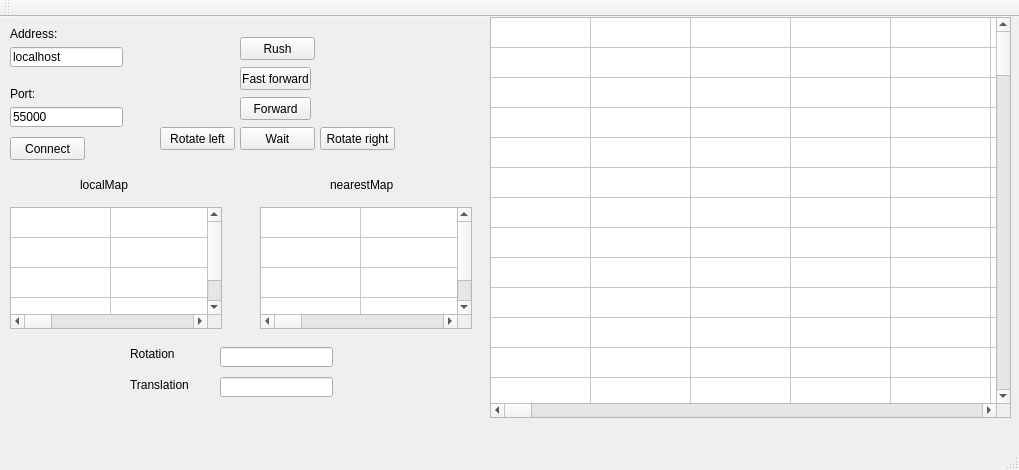
<?xml version="1.0" encoding="UTF-8"?>
<ui version="4.0">
 <class>MainWindow</class>
 <widget class="QMainWindow" name="MainWindow">
  <property name="geometry">
   <rect>
    <x>0</x>
    <y>0</y>
    <width>1019</width>
    <height>470</height>
   </rect>
  </property>
  <property name="windowTitle">
   <string>Robots' Labirynth - Client</string>
  </property>
  <widget class="QWidget" name="centralWidget">
   <widget class="QLineEdit" name="addressEdit">
    <property name="geometry">
     <rect>
      <x>10</x>
      <y>30</y>
      <width>113</width>
      <height>20</height>
     </rect>
    </property>
    <property name="text">
     <string>localhost</string>
    </property>
   </widget>
   <widget class="QLineEdit" name="portEdit">
    <property name="geometry">
     <rect>
      <x>10</x>
      <y>90</y>
      <width>113</width>
      <height>20</height>
     </rect>
    </property>
    <property name="text">
     <string>55000</string>
    </property>
   </widget>
   <widget class="QLabel" name="label">
    <property name="geometry">
     <rect>
      <x>10</x>
      <y>10</y>
      <width>47</width>
      <height>13</height>
     </rect>
    </property>
    <property name="text">
     <string>Address:</string>
    </property>
   </widget>
   <widget class="QLabel" name="label_2">
    <property name="geometry">
     <rect>
      <x>10</x>
      <y>70</y>
      <width>47</width>
      <height>13</height>
     </rect>
    </property>
    <property name="text">
     <string>Port:</string>
    </property>
   </widget>
   <widget class="QPushButton" name="pushButton">
    <property name="geometry">
     <rect>
      <x>10</x>
      <y>120</y>
      <width>75</width>
      <height>23</height>
     </rect>
    </property>
    <property name="text">
     <string>Connect</string>
    </property>
   </widget>
   <widget class="QPushButton" name="pushButtonFastForward">
    <property name="geometry">
     <rect>
      <x>240</x>
      <y>50</y>
      <width>71</width>
      <height>23</height>
     </rect>
    </property>
    <property name="text">
     <string>Fast forward</string>
    </property>
   </widget>
   <widget class="QPushButton" name="pushButtonForward">
    <property name="geometry">
     <rect>
      <x>240</x>
      <y>80</y>
      <width>71</width>
      <height>23</height>
     </rect>
    </property>
    <property name="text">
     <string>Forward</string>
    </property>
   </widget>
   <widget class="QPushButton" name="pushButtonWait">
    <property name="geometry">
     <rect>
      <x>240</x>
      <y>110</y>
      <width>75</width>
      <height>23</height>
     </rect>
    </property>
    <property name="text">
     <string>Wait</string>
    </property>
   </widget>
   <widget class="QPushButton" name="pushButtonRotateLeft">
    <property name="geometry">
     <rect>
      <x>160</x>
      <y>110</y>
      <width>75</width>
      <height>23</height>
     </rect>
    </property>
    <property name="text">
     <string>Rotate left</string>
    </property>
   </widget>
   <widget class="QPushButton" name="pushButtonRotateRight">
    <property name="geometry">
     <rect>
      <x>320</x>
      <y>110</y>
      <width>75</width>
      <height>23</height>
     </rect>
    </property>
    <property name="text">
     <string>Rotate right</string>
    </property>
   </widget>
   <widget class="QPushButton" name="pushButtonRush">
    <property name="geometry">
     <rect>
      <x>240</x>
      <y>20</y>
      <width>75</width>
      <height>23</height>
     </rect>
    </property>
    <property name="text">
     <string>Rush</string>
    </property>
   </widget>
   <widget class="QLabel" name="label_3">
    <property name="geometry">
     <rect>
      <x>130</x>
      <y>330</y>
      <width>47</width>
      <height>13</height>
     </rect>
    </property>
    <property name="text">
     <string>Rotation</string>
    </property>
   </widget>
   <widget class="QLabel" name="label_4">
    <property name="geometry">
     <rect>
      <x>130</x>
      <y>360</y>
      <width>71</width>
      <height>16</height>
     </rect>
    </property>
    <property name="text">
     <string>Translation</string>
    </property>
   </widget>
   <widget class="QLineEdit" name="rotationEdit">
    <property name="geometry">
     <rect>
      <x>220</x>
      <y>330</y>
      <width>113</width>
      <height>20</height>
     </rect>
    </property>
   </widget>
   <widget class="QLineEdit" name="translationEdit">
    <property name="geometry">
     <rect>
      <x>220</x>
      <y>360</y>
      <width>113</width>
      <height>20</height>
     </rect>
    </property>
   </widget>
   <widget class="QTableWidget" name="robotVisionTable">
    <property name="geometry">
     <rect>
      <x>10</x>
      <y>190</y>
      <width>212</width>
      <height>122</height>
     </rect>
    </property>
    <property name="rowCount">
     <number>4</number>
    </property>
    <property name="columnCount">
     <number>7</number>
    </property>
    <attribute name="horizontalHeaderVisible">
     <bool>false</bool>
    </attribute>
    <attribute name="verticalHeaderVisible">
     <bool>false</bool>
    </attribute>
    <row/>
    <row/>
    <row/>
    <row/>
    <column/>
    <column/>
    <column/>
    <column/>
    <column/>
    <column/>
    <column/>
   </widget>
   <widget class="QTableWidget" name="globalMapTable">
    <property name="geometry">
     <rect>
      <x>490</x>
      <y>0</y>
      <width>521</width>
      <height>401</height>
     </rect>
    </property>
    <property name="rowCount">
     <number>99</number>
    </property>
    <property name="columnCount">
     <number>99</number>
    </property>
    <attribute name="horizontalHeaderVisible">
     <bool>false</bool>
    </attribute>
    <attribute name="verticalHeaderVisible">
     <bool>false</bool>
    </attribute>
    <row/>
    <row/>
    <row/>
    <row/>
    <row/>
    <row/>
    <row/>
    <row/>
    <row/>
    <row/>
    <row/>
    <row/>
    <row/>
    <row/>
    <row/>
    <row/>
    <row/>
    <row/>
    <row/>
    <row/>
    <row/>
    <row/>
    <row/>
    <row/>
    <row/>
    <row/>
    <row/>
    <row/>
    <row/>
    <row/>
    <row/>
    <row/>
    <row/>
    <row/>
    <row/>
    <row/>
    <row/>
    <row/>
    <row/>
    <row/>
    <row/>
    <row/>
    <row/>
    <row/>
    <row/>
    <row/>
    <row/>
    <row/>
    <row/>
    <row/>
    <row/>
    <row/>
    <row/>
    <row/>
    <row/>
    <row/>
    <row/>
    <row/>
    <row/>
    <row/>
    <row/>
    <row/>
    <row/>
    <row/>
    <row/>
    <row/>
    <row/>
    <row/>
    <row/>
    <row/>
    <row/>
    <row/>
    <row/>
    <row/>
    <row/>
    <row/>
    <row/>
    <row/>
    <row/>
    <row/>
    <row/>
    <row/>
    <row/>
    <row/>
    <row/>
    <row/>
    <row/>
    <row/>
    <row/>
    <row/>
    <row/>
    <row/>
    <row/>
    <row/>
    <row/>
    <row/>
    <row/>
    <row/>
    <row/>
    <column/>
    <column/>
    <column/>
    <column/>
    <column/>
    <column/>
    <column/>
    <column/>
    <column/>
    <column/>
    <column/>
    <column/>
    <column/>
    <column/>
    <column/>
    <column/>
    <column/>
    <column/>
    <column/>
    <column/>
    <column/>
    <column/>
    <column/>
    <column/>
    <column/>
    <column/>
    <column/>
    <column/>
    <column/>
    <column/>
    <column/>
    <column/>
    <column/>
    <column/>
    <column/>
    <column/>
    <column/>
    <column/>
    <column/>
    <column/>
    <column/>
    <column/>
    <column/>
    <column/>
    <column/>
    <column/>
    <column/>
    <column/>
    <column/>
    <column/>
    <column/>
    <column/>
    <column/>
    <column/>
    <column/>
    <column/>
    <column/>
    <column/>
    <column/>
    <column/>
    <column/>
    <column/>
    <column/>
    <column/>
    <column/>
    <column/>
    <column/>
    <column/>
    <column/>
    <column/>
    <column/>
    <column/>
    <column/>
    <column/>
    <column/>
    <column/>
    <column/>
    <column/>
    <column/>
    <column/>
    <column/>
    <column/>
    <column/>
    <column/>
    <column/>
    <column/>
    <column/>
    <column/>
    <column/>
    <column/>
    <column/>
    <column/>
    <column/>
    <column/>
    <column/>
    <column/>
    <column/>
    <column/>
    <column/>
   </widget>
   <widget class="QTableWidget" name="nearestMapTable">
    <property name="geometry">
     <rect>
      <x>260</x>
      <y>190</y>
      <width>212</width>
      <height>122</height>
     </rect>
    </property>
    <property name="rowCount">
     <number>4</number>
    </property>
    <property name="columnCount">
     <number>7</number>
    </property>
    <attribute name="horizontalHeaderVisible">
     <bool>false</bool>
    </attribute>
    <attribute name="verticalHeaderVisible">
     <bool>false</bool>
    </attribute>
    <row/>
    <row/>
    <row/>
    <row/>
    <column/>
    <column/>
    <column/>
    <column/>
    <column/>
    <column/>
    <column/>
   </widget>
   <widget class="QLabel" name="label_5">
    <property name="geometry">
     <rect>
      <x>80</x>
      <y>160</y>
      <width>61</width>
      <height>16</height>
     </rect>
    </property>
    <property name="text">
     <string>localMap</string>
    </property>
   </widget>
   <widget class="QLabel" name="label_6">
    <property name="geometry">
     <rect>
      <x>330</x>
      <y>160</y>
      <width>71</width>
      <height>16</height>
     </rect>
    </property>
    <property name="text">
     <string>nearestMap</string>
    </property>
   </widget>
  </widget>
  <widget class="QMenuBar" name="menuBar">
   <property name="geometry">
    <rect>
     <x>0</x>
     <y>0</y>
     <width>1019</width>
     <height>22</height>
    </rect>
   </property>
  </widget>
  <widget class="QToolBar" name="mainToolBar">
   <attribute name="toolBarArea">
    <enum>TopToolBarArea</enum>
   </attribute>
   <attribute name="toolBarBreak">
    <bool>false</bool>
   </attribute>
  </widget>
  <widget class="QStatusBar" name="statusBar"/>
 </widget>
 <layoutdefault spacing="6" margin="11"/>
 <resources/>
 <connections/>
</ui>
